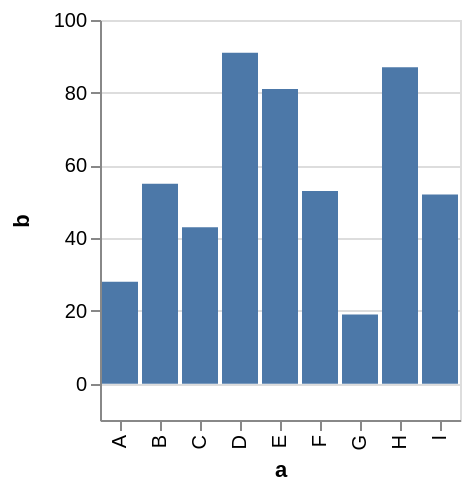

Write a Vega-Lite specification for this figure.
### Vega specification from a JSON file in a GitHub repository (floating-point values rounded to 4 significant figures)
{"$schema": "https://vega.github.io/schema/vega/v4.json", "description": "A simple bar chart with embedded data with tooltip.", "autosize": "pad", "padding": 5, "height": 200, "style": "cell", "data": [{"name": "source_0", "values": [{"a": "A", "b": 28}, {"a": "B", "b": 55}, {"a": "C", "b": 43}, {"a": "D", "b": 91}, {"a": "E", "b": 81}, {"a": "F", "b": 53}, {"a": "G", "b": 19}, {"a": "H", "b": 87}, {"a": "I", "b": 52}]}], "signals": [{"name": "x_step", "value": 20}, {"name": "width", "update": "bandspace(domain('x').length, 0.1, 0.05) * x_step"}], "marks": [{"name": "marks", "type": "rect", "style": ["bar"], "from": {"data": "source_0"}, "encode": {"update": {"fill": [{"test": "datum[\"b\"] === null || isNaN(datum[\"b\"])", "value": null}, {"value": "#4c78a8"}], "tooltip": {"signal": "format(datum[\"b\"], \"\")"}, "x": {"scale": "x", "field": "a"}, "width": {"scale": "x", "band": true}, "y": {"scale": "y", "field": "b"}, "y2": {"scale": "y", "value": 0}}}}], "scales": [{"name": "x", "type": "band", "domain": {"data": "source_0", "field": "a", "sort": true}, "range": {"step": {"signal": "x_step"}}, "paddingInner": 0.1, "paddingOuter": 0.05}, {"name": "y", "type": "linear", "domain": {"data": "source_0", "field": "b"}, "range": [{"signal": "height"}, 0], "nice": true, "zero": true, "padding": 5}], "axes": [{"scale": "x", "orient": "bottom", "grid": false, "title": "a", "labelAlign": "right", "labelAngle": 270, "labelBaseline": "middle", "labelOverlap": true, "zindex": 1}, {"scale": "y", "orient": "left", "grid": false, "title": "b", "labelOverlap": true, "tickCount": {"signal": "ceil(height/40)"}, "zindex": 1}, {"scale": "y", "orient": "left", "gridScale": "x", "grid": true, "tickCount": {"signal": "ceil(height/40)"}, "domain": false, "labels": false, "maxExtent": 0, "minExtent": 0, "ticks": false, "zindex": 0}], "config": {"axisY": {"minExtent": 30}}}
